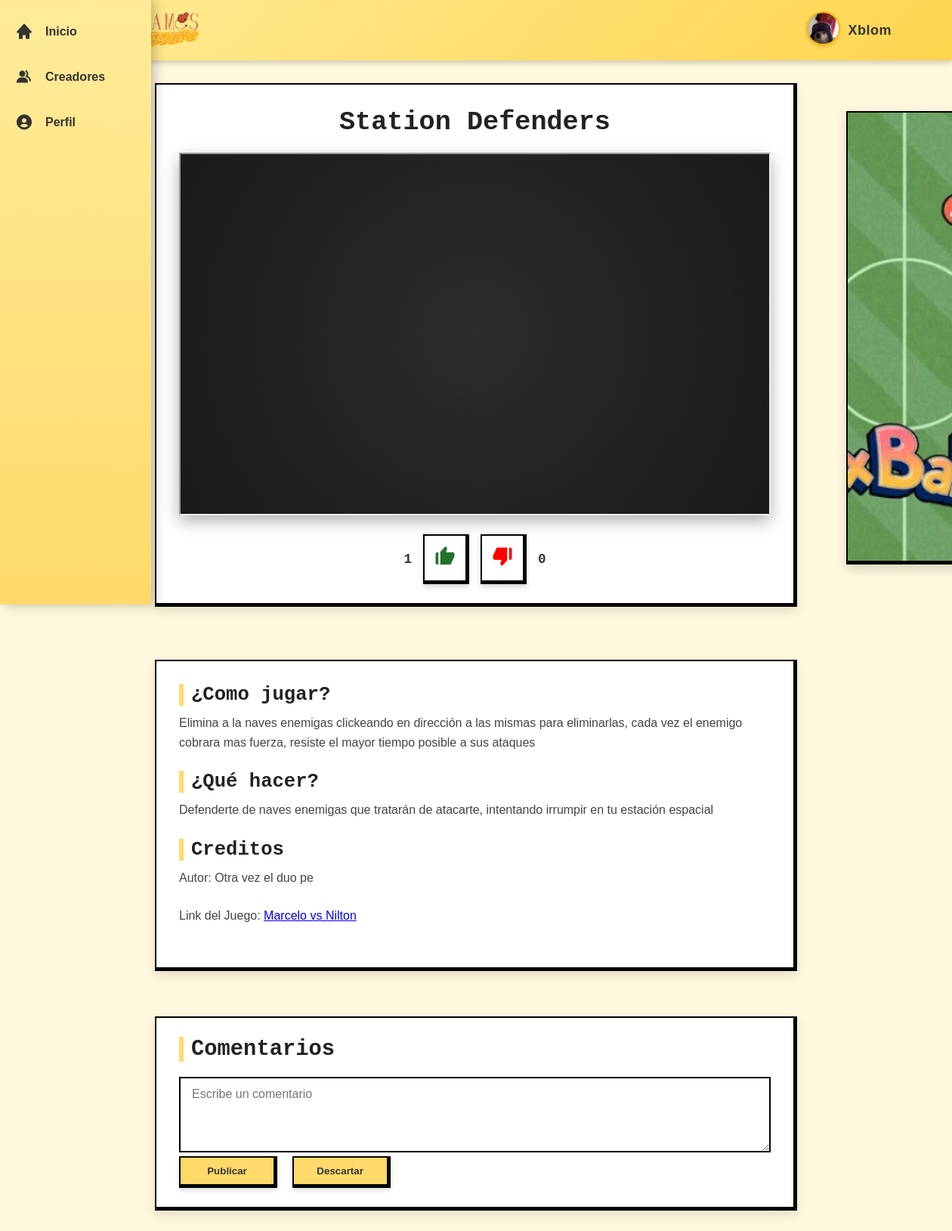
The app's page /Views/Mainsite.php?section=selectedgame&id=5 (signed in) with its own data.
### tables this page shows
CREATE TABLE `juegos` (
  `IDjuego` int(11) NOT NULL,
  `Nombre` varchar(40) NOT NULL,
  `ComoJugar` text DEFAULT NULL,
  `QueHacer` text DEFAULT NULL,
  `direccion` varchar(255) DEFAULT NULL,
  `siLike` int(11) DEFAULT 0,
  `noLike` int(11) DEFAULT 0,
  `Controles` text NOT NULL,
  `Creador` varchar(255) DEFAULT NULL,
  `Pagina` text DEFAULT NULL,
  `imagen` text DEFAULT NULL
);

### Views/selectedgame.php (the view, shortened to what this page needs)
<?php
  require_once '../Includes/Config.php';
if (isset($_GET['id'])) {
    $idJuego = $_GET['id'];
    $query = "SELECT * FROM juegos WHERE IDjuego = ?";
    $stmt = $conexion->prepare($query);
    $stmt->bind_param("i", $idJuego);
    $stmt->execute();
    $resultado = $stmt->get_result();
    if ($row = $resultado->fetch_assoc()) {
        $nombre = $row['Nombre'];
        $comoJugar = $row['ComoJugar'];
        $queHacer = $row['QueHacer'];
        $direccion = $row['direccion'];
        $like = $row['siLike'];
        $dislike = $row['noLike'];
        $creador = $row['Creador'];
        $linkPagina = $row['Pagina'];
        $id = $_SESSION['id'] ?? null;
    } else {
        $nombre = "Juego no encontrado";
        $comoJugar = $queHacer = "No hay información disponible.";
    }
}
?>
<div class="contenedorJuego">
  <h1><?= htmlspecialchars($nombre) ?></h1>
  <div class="screen"><iframe src="<?= $direccion ?>" height="480px" width= "100%"></iframe></div>
  <?php if ($id): ?>
    <div class="acciones">
    <span class="count" id="likes"><?= $like ?></span>
    <button class="like" onclick="aumentar(<?= $idJuego ?>, <?= $id ?>)"><i class='bx bxs-like'></i></button>
    <button class="dislike" onclick="disminuir(<?= $idJuego ?>, <?= $id ?>)"><i class='bx bxs-dislike'></i></button>
    <span class="count" id="dislike"><?= $dislike ?></span>
  </div>
  <?php endif; ?>
    <div class="publicidad">
      <img id="anuncio" src="" alt="Publicidad lateral">
    </div>
</div>
<div class="contenedorTutorial">
  <h1>¿Como jugar?</h1>
  <p><?= nl2br(htmlspecialchars($comoJugar)) ?></p>
  <h1>¿Qué hacer?</h1>
  <p><?= nl2br(htmlspecialchars($queHacer)) ?></p>
  <h1>Creditos</h1>
  <p> Autor: <?= nl2br(htmlspecialchars($creador)) ?></p>
  <p>Link del Juego: <a href="<?= nl2br(htmlspecialchars($linkPagina)) ?>"><?= nl2br(htmlspecialchars($linkPagina))?></a></p>
</div>
<div class="apartadoComentarios">
  <h1 class="titulocomentarios">Comentarios</h1>
  <textarea class="comentar" id="texto" placeholder="Escribe un comentario"></textarea><br>
  <button class="publicar" id="publicacion">Publicar</button>
  <button class="publicar" id="descartacion">Descartar</button>
</div>

### CSS/header.css (style rules this page uses)
* { margin: 0; padding: 0; box-sizing: border-box; }

### CSS/selectedgame.css (style rules this page uses)
.contenedorJuego { background: #ffffff; border-width: 7px; padding: 25px 30px; margin: 0 auto 70px auto; max-width: 850px; box-shadow: 0 6px 14px rgba(0,0,0,0.1); text-align: center; position: relative; margin-top: 30px; border-top: 2px solid #000; border-left: 2px solid #000; border-bottom: 5px solid #000; border-right: 5px solid #000; }
.contenedorJuego h1 { font-size: 2.2rem; color: #222; margin-top: 5px; margin-bottom: 20px; }
.screen { height: 480px; width: 100%; max-width: 850px; margin: 0 auto; background: radial-gradient(circle at center, #2c2c2c 0%, #1a1a1a 100%); position: relative; box-shadow: 0 8px 20px rgba(0,0,0,0.3); display: inline-block; }
.publicidad { position: absolute; top: 35px; right: -230px; height: 600px; width: 160px; overflow: hidden; box-shadow: 0 6px 14px rgba(0,0,0,0.15); background: #fff; display: flex; align-items: center; justify-content: center; border-top: 2px solid #000; border-left: 2px solid #000; border-bottom: 5px solid #000; border-right: 5px solid #000; background: #ffda6a; }
.publicidad img { width: 100%; height: 100%; object-fit: cover; }
.acciones { display: flex; justify-content: center; align-items: center; gap: 15px; margin-top: 20px; }
.acciones .count { font-size: 1.1rem; color: #333; font-weight: bold; }
.acciones button { background: #ffffff; border: none; font-size: 30px; cursor: pointer; padding: 12px; border-top: 2px solid #000; border-left: 2px solid #000; border-bottom: 5px solid #000; border-right: 5px solid #000; box-shadow: 0 4px 6px rgba(0,0,0,0.15); transition: transform 0.25s, background 0.25s; }
.like { color: #22722d; }
.dislike { color: #ff0000; }
.contenedorTutorial { background: #ffffff; padding: 30px; margin: 0 auto 60px auto; max-width: 850px; box-shadow: 0 6px 14px rgba(0,0,0,0.1); border-top: 2px solid #000; border-left: 2px solid #000; border-bottom: 5px solid #000; border-right: 5px solid #000; }
.contenedorTutorial h1 { font-size: 1.6rem; color: #222; margin-bottom: 10px; border-left: 6px solid #ffda6a; padding-left: 10px; }
.contenedorTutorial p { font-size: 1rem; line-height: 1.6; color: #444; margin-bottom: 25px; font-family: "Acme", sans-serif; }
.apartadoComentarios { border-top: 2px solid #000; border-left: 2px solid #000; border-bottom: 5px solid #000; border-right: 5px solid #000; background: #ffffff; padding: 25px 30px; margin: 0 auto 50px auto; max-width: 850px; box-shadow: 0 6px 14px rgba(0,0,0,0.1); }
.titulocomentarios { font-size: 1.8rem; color: #222; margin-bottom: 20px; border-left: 6px solid #ffda6a; padding-left: 10px; }
.comentar { width: 100%; height: 100px; font-size: 16px; padding: 10px 15px; resize: vertical; border: 2px solid #000000; font-family: inherit; line-height: 1.4; transition: all 0.2s ease; font-family: "Acme", sans-serif; border-color: 4px solid #000; background: #ffffff; }
.publicar { width: 130px; height: 42px; border: none; border-top: 2px solid #000; border-left: 2px solid #000; border-bottom: 5px solid #000; border-right: 5px solid #000; background: #ffda6a; color: #333; font-weight: bold; cursor: pointer; transition: all 0.25s ease; margin-right: 10px; box-shadow: 0 3px 6px rgba(0,0,0,0.15); }

### records on screen
juegos: Nombre "Station Defenders", siLike "1", noLike "0", ComoJugar "Elimina a la naves enemigas clickeando en dirección a las mismas para eliminarlas, cada vez el enemigo cobrara mas fuerza, resiste el mayor tiempo posible a sus ataques", QueHacer "Defenderte de naves enemigas que tratarán de atacarte, intentando irrumpir en tu estación espacial", Creador "Otra vez el duo pe", Pagina "Marcelo vs Nilton"

### other values on screen
$_SESSION["usuario"] "Xblom"
